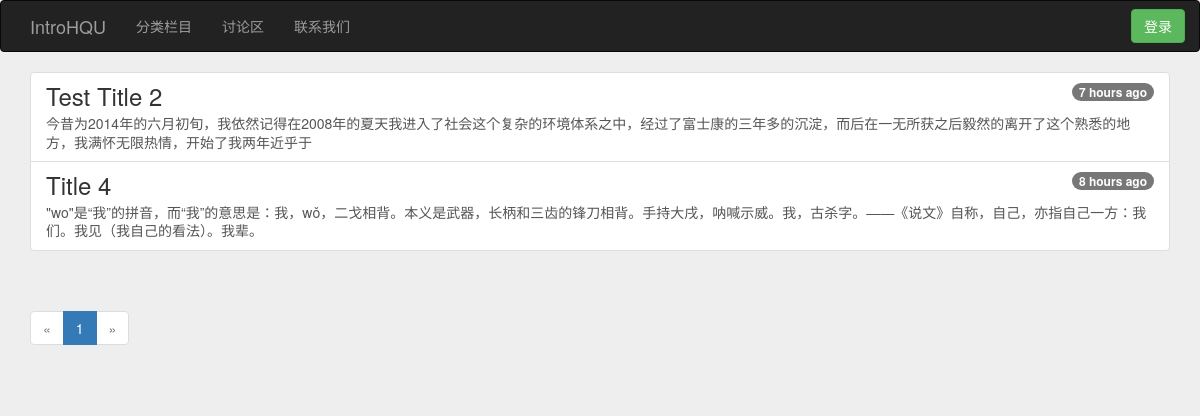
Before: /passage_list with the older database file.
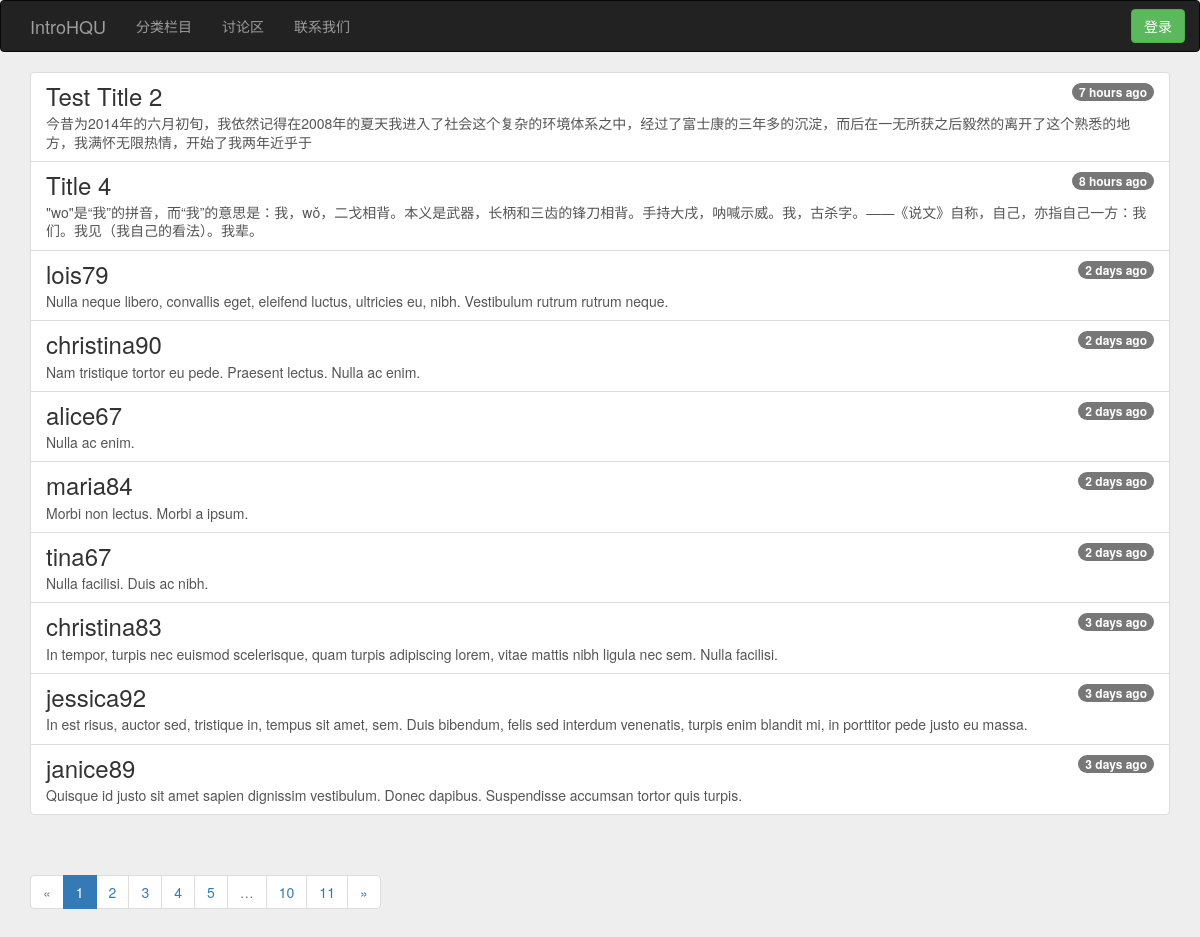
After: the same page with the newer database file.
### app/models.py (models this page shows, shortened)
class Passage(db.Model):
    __tablename__ = "passages"
    id = db.Column(db.Integer, primary_key=True)
    title = db.Column(db.UnicodeText)
    body = db.Column(db.UnicodeText)
    body_html = db.Column(db.UnicodeText)
    timestamp = db.Column(db.DateTime, index=True, default=datetime.utcnow)
    author_id = db.Column(db.Integer, db.ForeignKey("users.id"))

### app/main/views.py (the view)
@main.route("/passage_list", methods=["GET", "POST"])
def passage_list():
    page = request.args.get("page", 1, type=int)
    pagination = Passage.query.order_by(Passage.timestamp.desc()).paginate(page, per_page=current_app.config["INTROHQU_POSTS_PER_PAGE"], error_out=False)
    passages = pagination.items
    return render_template("main/passage_list.html", passages=passages, pagination=pagination)

### app/templates/main/passage_list.html (shortened to what this page needs)
{% extends "base.html" %}
{% import "_macros.html" as macros %}
{% block content %}
<div class="list-group">
    {% for passage in passages %}
    <a class="list-group-item" href="{{ url_for("main.show_passage", id=passage.id) }}">
        <span class="badge">{{ moment(passage.timestamp).fromNow() }}</span>
        <h3 class="list-group-item-heading">{{ passage.title }}</h3>
        <p class="list-group-item-text">{{ passage.body }}</p>
    </a>
    {% endfor %}
</div>
<div class="pagination">
    {{ macros.pagination_widget(pagination, "main.passage_list") }}
</div>
{% endblock %}

### app/templates/base.html (shortened to what this page needs)
<!doctype html>
<html>
    <head>
        <link rel="stylesheet" href="{{ url_for("static", filename="bootstrap/css/bootstrap.min.css") }}">
        <link rel="stylesheet" href="{{ url_for("static", filename="custom/main.css") }}">
    </head>
    <body>
        <nav class="navbar navbar-inverse" role="navigation">
            <div class="container">
                <div class="navbar-header">
                    <a class="navbar-brand" href="{{ url_for("main.index") }}">IntroHQU</a>
                </div>
                <div>
                    <ul class="nav navbar-nav navbar-left">
                        <li><a href="{{ url_for("main.passage_list") }}">分类栏目</a></li>
                        <li><a href="#">讨论区</a></li>
                        <li><a href="#">联系我们</a></li>
                    </ul>
                </div>
                <div class="navbar-right">
                    {% if current_user.is_authenticated %}
                    <p class="navbar-text">Hello, {{ current_user.username }}</p>
                    <a class="btn btn-default navbar-btn" href="{{ url_for("auth.logout") }}">Sign Out</a>
                    {% else %}
                    <a class="btn btn-success navbar-btn" href="{{ url_for("auth.login") }}">登录</a>
                    {% endif %}
                </div>
            </div>
        </nav>
        <div class="container">
            {% block content %}{% endblock %}
        </div>
    </body>
</html>

### app/templates/_macros.html
{% macro pagination_widget(pagination, endpoint) %}
<ul class="pagination">
    <li {% if not pagination.has_prev %} class="disabled" {% endif %}>
        <a href="{% if pagination.has_prev %}
                     {{ url_for(endpoint, page=pagination.page - 1, **kwargs) }}
                 {% else %}
                     #
                 {% endif %}">
            &laquo;
        </a>
    </li>
    {% for p in pagination.iter_pages() %}
        {% if p %}
            {% if p == pagination.page %}
            <li class="active">
                <a href="{{ url_for(endpoint, page=p, **kwargs) }}">{{ p }}</a>
            </li>
            {% else %}
            <li>
                <a href="{{ url_for(endpoint, page=p, **kwargs) }}">{{ p }}</a>
            </li>
            {% endif %}
        {% else %}
        <li class="disabled"><a href="#">&hellip;</a></li>
        {% endif %}
    {% endfor %}
    <li {% if not pagination.has_next %} class="disabled" {% endif %}>
        <a href="{% if pagination.has_next %}
                     {{ url_for(endpoint, page=pagination.page + 1, **kwargs) }}
                 {% else %}
                     #
                 {% endif %}">
            &raquo;
        </a>
    </li>
</ul>
{% endmacro %}

### app/static/custom/main.css (style rules this page uses)
body { background-color: #eee; }

Changed rows visible on the page:
added Passage: timestamp "2 days ago", title "lois79", body "Nulla neque libero, convallis eget, eleifend luctus, ultricies eu, nibh. Vestibulum rutrum rutrum neque."
added Passage: timestamp "2 days ago", title "christina90", body "Nam tristique tortor eu pede. Praesent lectus. Nulla ac enim."
added Passage: timestamp "2 days ago", title "alice67", body "Nulla ac enim."
added Passage: timestamp "2 days ago", title "maria84", body "Morbi non lectus. Morbi a ipsum."
added Passage: timestamp "2 days ago", title "tina67", body "Nulla facilisi. Duis ac nibh."
added Passage: timestamp "3 days ago", title "christina83", body "In tempor, turpis nec euismod scelerisque, quam turpis adipiscing lorem, vitae mattis nibh ligula nec sem. Nulla facilisi."
added Passage: timestamp "3 days ago", title "jessica92", body "In est risus, auctor sed, tristique in, tempus sit amet, sem. Duis bibendum, felis sed interdum venenatis, turpis enim blandit mi, in porttitor pede justo eu massa."
added Passage: timestamp "3 days ago", title "janice89", body "Quisque id justo sit amet sapien dignissim vestibulum. Donec dapibus. Suspendisse accumsan tortor quis turpis."
Other visible differences:
new list line: "2"
new list line: "3"
new list line: "4"
new list line: "5"
new list line: "10"
new list line: "11"
